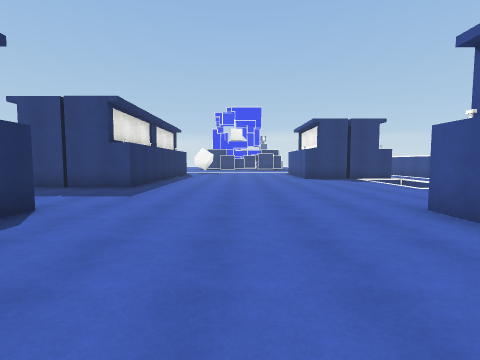
[1] (above)

23 first-person views from a walk through a scene from a Unity 3-D project. The camera is 1.5 m above the floor, tilts 4° down and sees 85° across. The floor is counted in squares, 2 m on a side. Each view is taken from the middle of a square. On the plan, view 1 faces up. The plan holds only what a view shows up to about 9 squares ahead; the rest is blank. The place goes on beyond the plan. The player is left out. Surface patterns are stand-ins for the level's own textures.

[2]
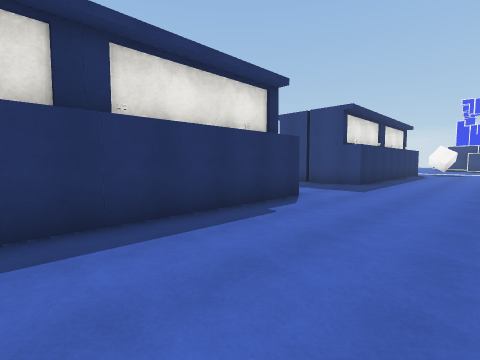

[3]
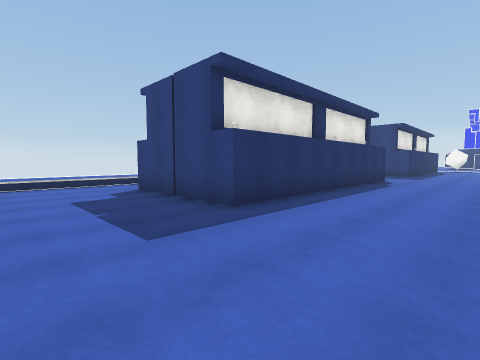

[4]
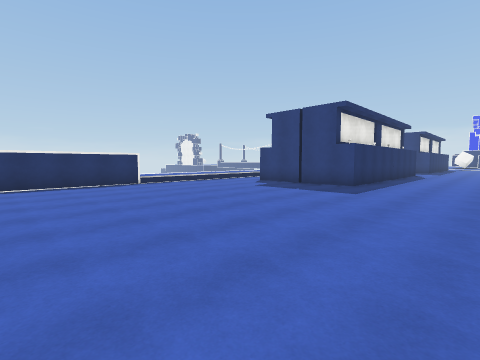

[5]
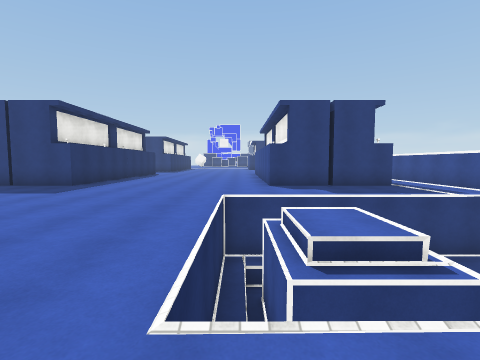

[6]
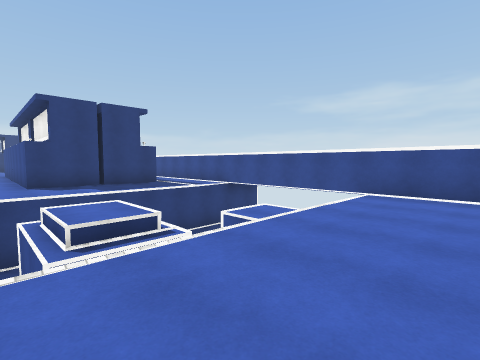

[7]
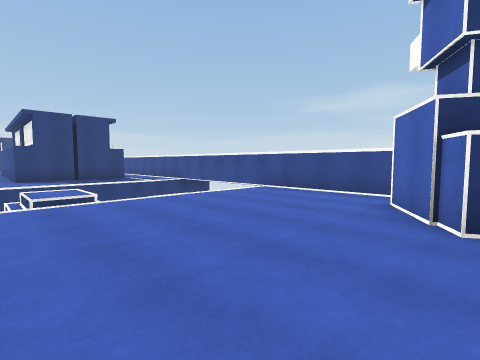

[8]
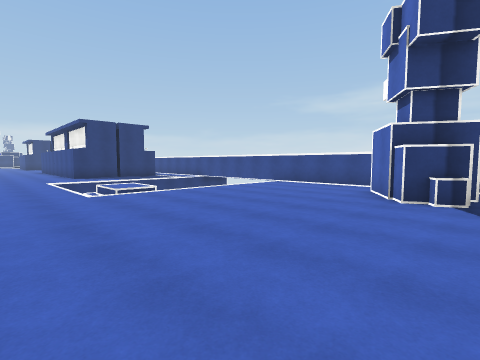

[9]
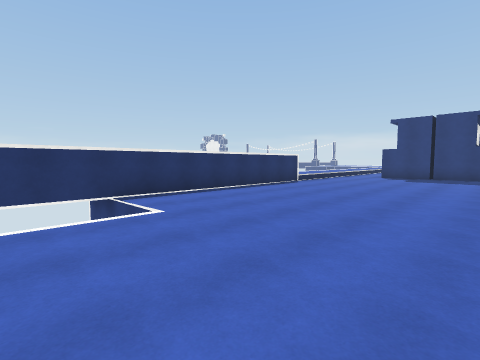

[10]
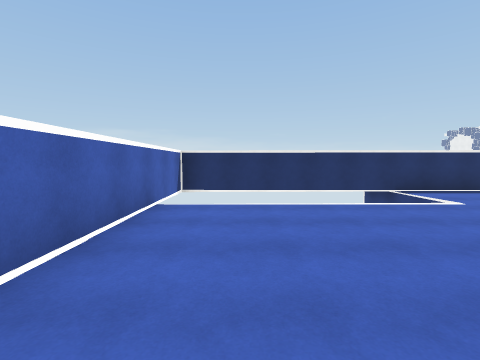

[11]
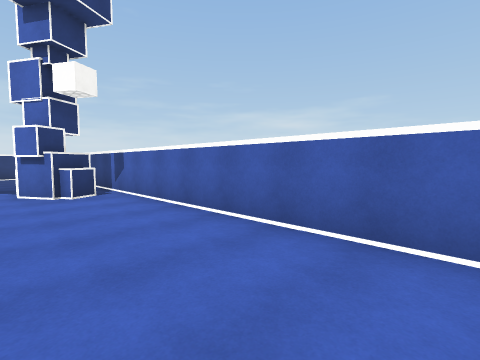

[12]
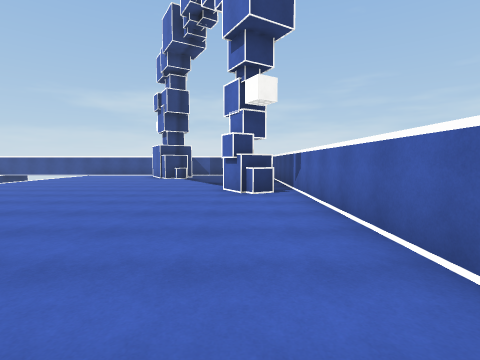

[13]
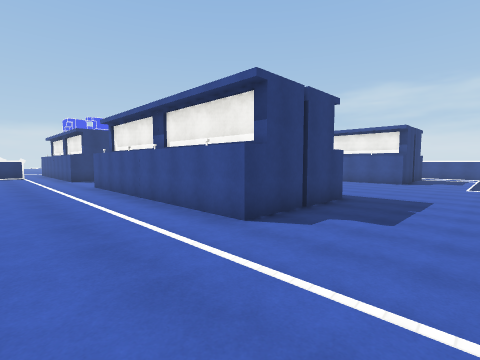

[14]
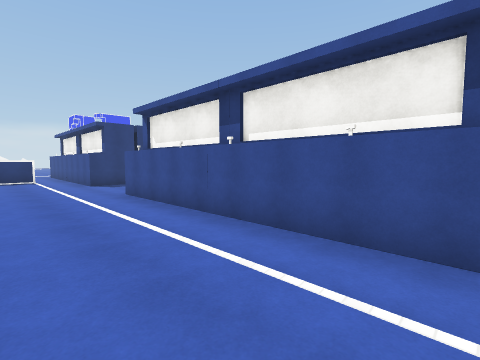

[15]
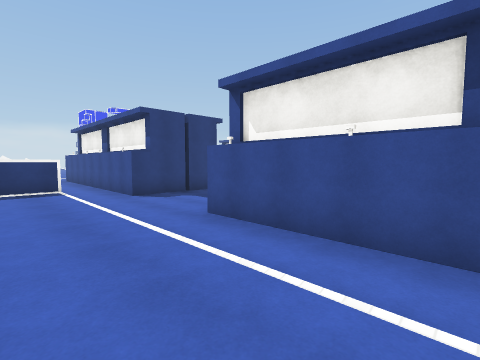

[16]
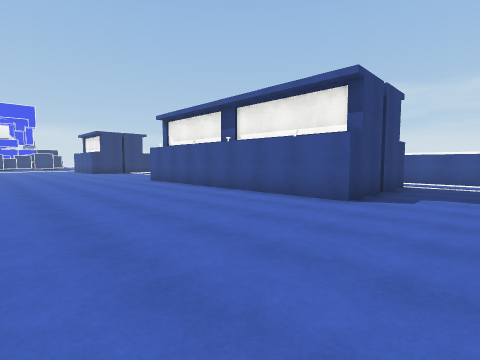

[17]
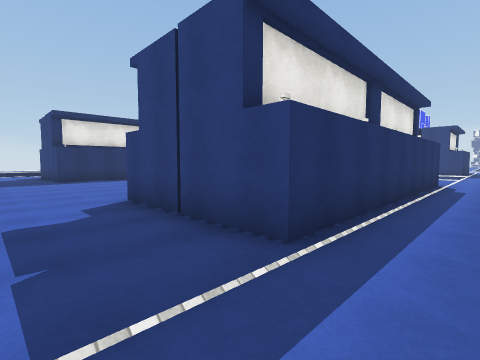

[18]
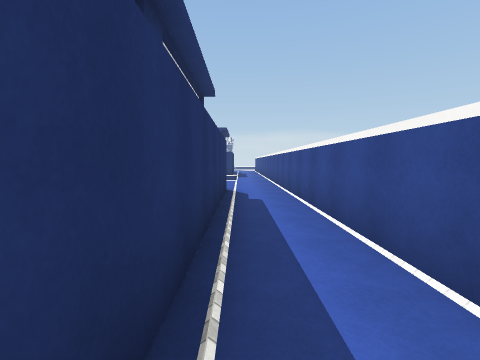

[19]
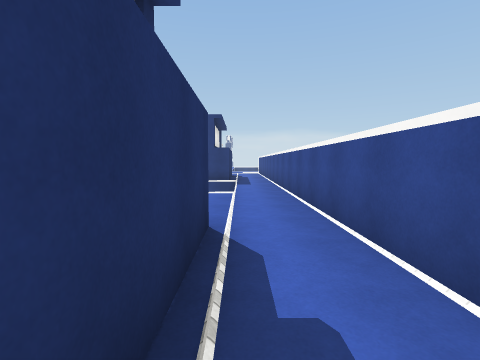

[20]
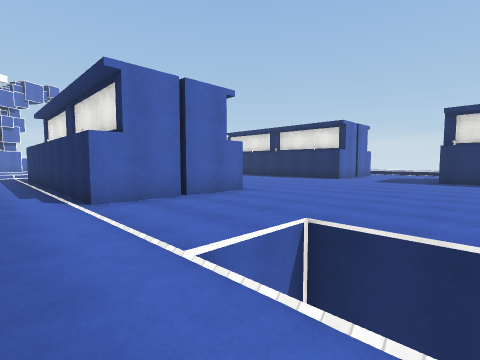

[21]
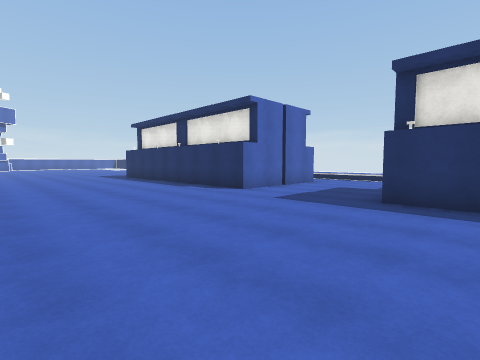

[22]
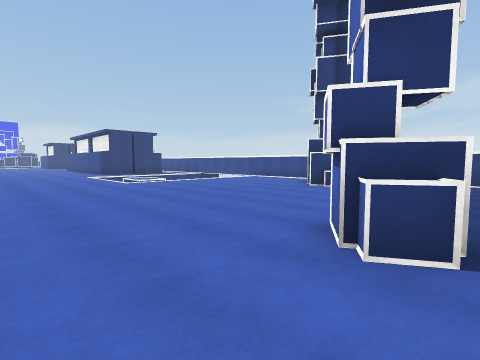

[23]
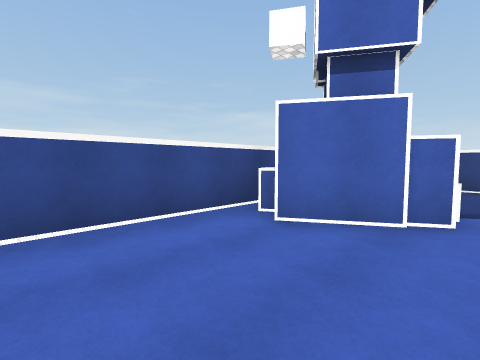

### Floor plan
Key: @ floor where view 1 was taken; # wall or solid block; x gap in a wall; . main floor; : floor 0.5 m higher than the main floor; - floor 0.5 m lower than the main floor; / step, stairs or slope; v drop or lower ground.
Columns run from 10 left of view 1 to 9 right of it. Each row starts with its distance up from view 1.
  9   .#  #........  ..#
  8 ##.####........  ..#
  7 ::.................#
  6 ::.................#
  5 ::.................#
  4 ::.####......####..#
  3 ::.#  #......#  #..#
  2 ::.#  #......#  #..#
  1 ::.#  #......#  #..#
  0 ::.#  #...@..#  #..#
 -1 ::.#  #......#  #..#
 -2 ::.#  #......#  #..#
 -3 ::.#  #......#  #..#
 -4 ::.####......####..#
 -5 ::.................#
 -6 ::.................#
 -7 ::..........vv   v##
 -8   ..........vvv   #
 -9  #..........vvvvvv#
-10  #..........vvvv-v##
-11  #............../..#
-12  #.................#
-13  #.................#
-14  #.................#
-15  #...............#.#
-16  # v............####
-17  # v.......... #.
-18  # v........   .
-19  # v......## ....  #
-20  #vv......x......  #
-21  ################

Positions as (right, up) in squares from view 1, and headings:
1: (0, 0), facing up
2: (0, -1), facing up-left
3: (0, -7), facing up-left
4: (0, -12), facing up-left
5: (2, -12), facing up
6: (2, -13), facing up-right
7: (2, -16), facing up-right
8: (0, -17), facing up-right
9: (-3, -17), facing up-left
10: (-2, -19), facing left
11: (-6, -18), facing down-right
12: (-6, -19), facing right
13: (-10, -7), facing up-right
14: (-10, -4), facing up-right
15: (-10, 0), facing up-right
16: (-2, -6), facing up-right
17: (8, -6), facing up-left
18: (7, -3), facing up
19: (7, 1), facing up
20: (8, 9), facing down-left
21: (2, 9), facing down-left
22: (-2, -20), facing up-right
23: (5, -12), facing down-right
